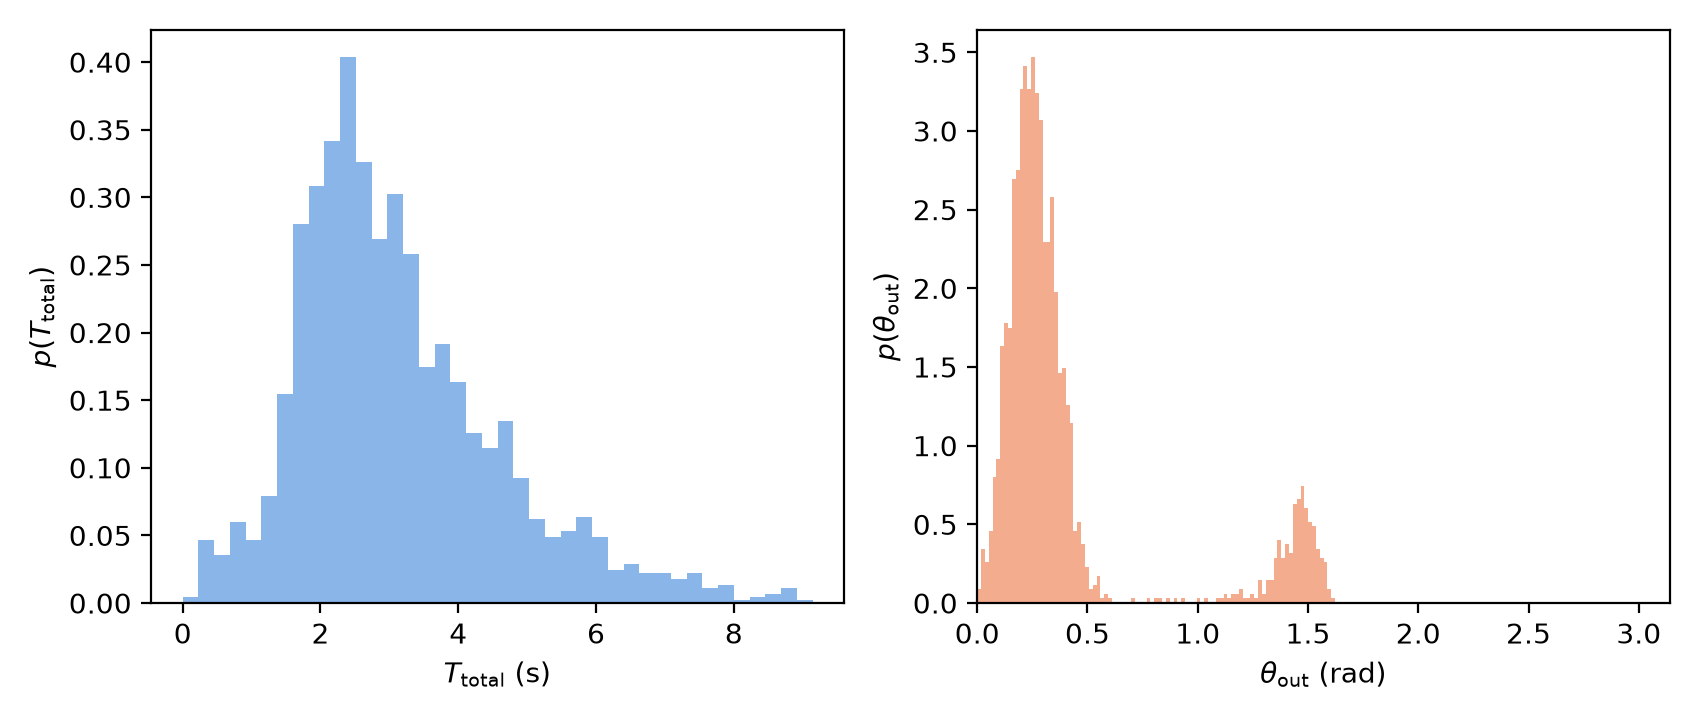

Write Python code to recreate this figure.
"""Figure 2(b): scattering time and exit-angle histograms, LRHS (k = 0.05, tau = 13.5).

Renders a simple version of this panel from figure_2_b.csv alone (no processing).
Run: python3 figure_2_b.py
"""
from pathlib import Path
import pandas as pd
import matplotlib
matplotlib.use("Agg")
import matplotlib.pyplot as plt

HERE = Path(__file__).resolve().parent
STEM = "figure_2_b"
df = pd.read_csv(HERE / f"{STEM}.csv")

COLOR_TIME = "#2a78d6"
COLOR_ANGLE = "#eb6834"

t = df[df.series == "time_hist"]
a = df[df.series == "angle_hist"]
fig, (ax_t, ax_a) = plt.subplots(1, 2, figsize=(8.5, 3.6))
ax_t.bar(t.x, t.y, width=t.x.iloc[1] - t.x.iloc[0], color=COLOR_TIME, alpha=0.55)
ax_t.set_xlabel(r"$T_{\mathrm{total}}$ (s)")
ax_t.set_ylabel(r"$p(T_{\mathrm{total}})$")
ax_a.bar(a.x, a.y, width=a.x.iloc[1] - a.x.iloc[0], color=COLOR_ANGLE, alpha=0.55)
ax_a.set_xlabel(r"$\theta_{\mathrm{out}}$ (rad)")
ax_a.set_ylabel(r"$p(\theta_{\mathrm{out}})$")
ax_a.set_xlim(0, 3.14159)

fig.tight_layout()
fig.savefig(HERE / f"{STEM}.png", dpi=200)
print(f"saved {STEM}.png")
